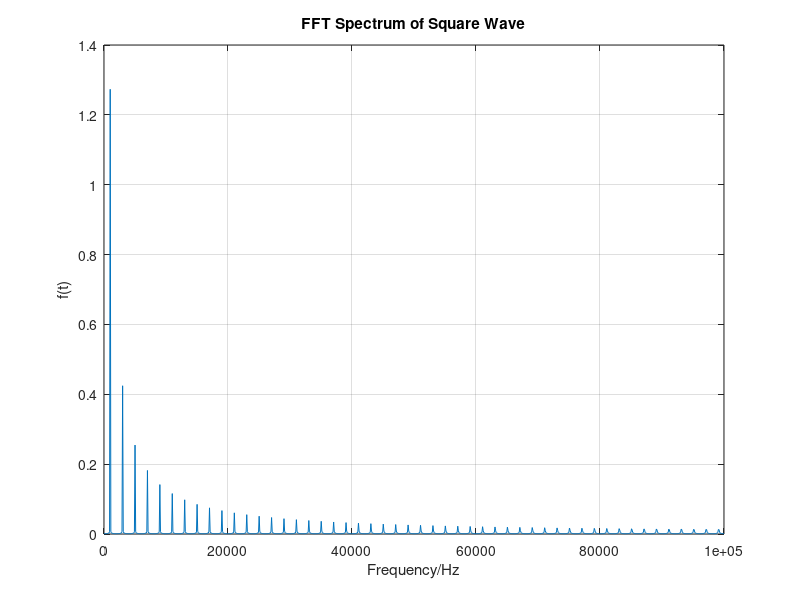

MATLAB code to generate this figure:
Fs = 200000;                     % sampling frequency
t = 0:1/Fs:0.01;                 %domain
sw = square(2*pi*1000*t, 50);     %square wave

%FFT:
L = length(sw);
F_nyq = Fs/2;                    %Nyquist frequency
sw_fft = fft(sw);                  %Applying FFT
sw_fft = 2*abs(sw_fft)/L;
sw_fft = sw_fft(1:length(sw)/2);
f = linspace(0, F_nyq, L/2);
%plot FFT
plot(f, sw_fft);
xlabel('Frequency/Hz');         %Labeling the axes
ylabel('f(t)');
title("FFT Spectrum of Square Wave"); 
grid on;
hold on;